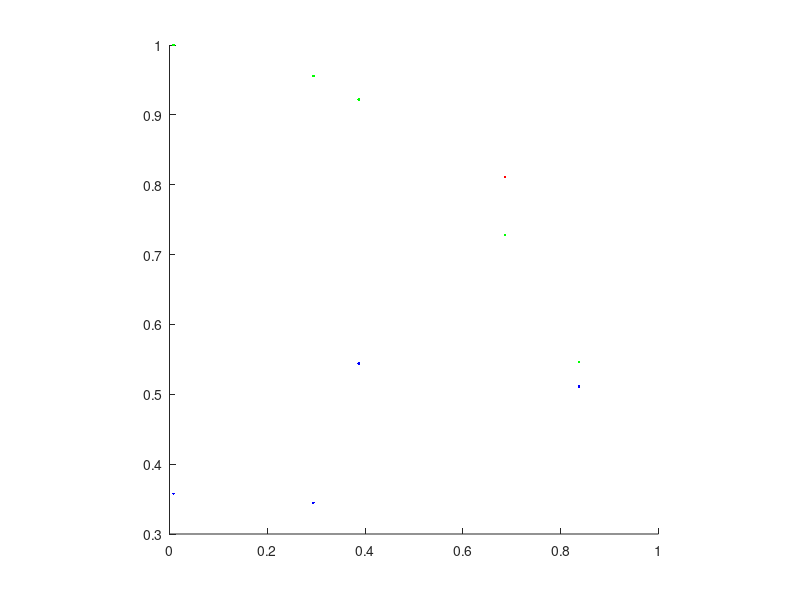

Here is the MATLAB script that generated this plot:
n=input('Number of sample: ');
x=rand(n,1);
y=rand(n,1);
figure('color','white');
hold all
axis square;
m=0;
plot(x,sqrt(1-x.^2),'g.');
for i=1:n
    if x(i)^2+y(i)^2<=1
        m=m+1;
        plot(x(i),y(i),'b.');
    else

        plot(x(i),y(i),'r.');
    end
end
P = 4*m/n;
fprintf('%.3f',P);
